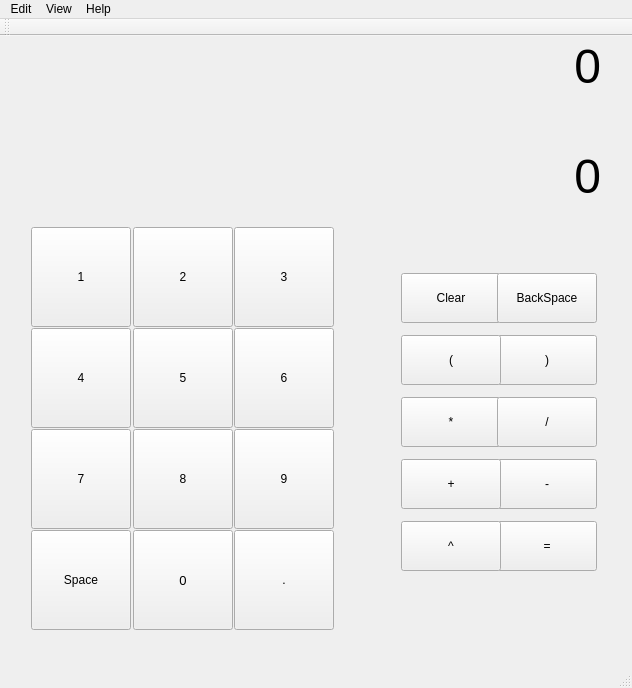
<?xml version="1.0" encoding="UTF-8"?>
<ui version="4.0">
 <class>MainWindow</class>
 <widget class="QMainWindow" name="MainWindow">
  <property name="geometry">
   <rect>
    <x>0</x>
    <y>0</y>
    <width>632</width>
    <height>688</height>
   </rect>
  </property>
  <property name="windowTitle">
   <string>Calculator</string>
  </property>
  <widget class="QWidget" name="centralWidget">
   <widget class="QWidget" name="gridLayoutWidget">
    <property name="geometry">
     <rect>
      <x>20</x>
      <y>180</y>
      <width>320</width>
      <height>420</height>
     </rect>
    </property>
    <layout class="QGridLayout" name="gridLayout">
     <item row="0" column="2">
      <widget class="QPushButton" name="three">
       <property name="minimumSize">
        <size>
         <width>100</width>
         <height>100</height>
        </size>
       </property>
       <property name="text">
        <string>3</string>
       </property>
      </widget>
     </item>
     <item row="0" column="0">
      <widget class="QPushButton" name="one">
       <property name="minimumSize">
        <size>
         <width>100</width>
         <height>100</height>
        </size>
       </property>
       <property name="maximumSize">
        <size>
         <width>100</width>
         <height>100</height>
        </size>
       </property>
       <property name="text">
        <string>1</string>
       </property>
      </widget>
     </item>
     <item row="0" column="1">
      <widget class="QPushButton" name="two">
       <property name="minimumSize">
        <size>
         <width>100</width>
         <height>100</height>
        </size>
       </property>
       <property name="text">
        <string>2</string>
       </property>
      </widget>
     </item>
     <item row="2" column="1">
      <widget class="QPushButton" name="eight">
       <property name="minimumSize">
        <size>
         <width>100</width>
         <height>100</height>
        </size>
       </property>
       <property name="text">
        <string>8</string>
       </property>
      </widget>
     </item>
     <item row="1" column="2">
      <widget class="QPushButton" name="six">
       <property name="sizePolicy">
        <sizepolicy hsizetype="Minimum" vsizetype="Fixed">
         <horstretch>100</horstretch>
         <verstretch>100</verstretch>
        </sizepolicy>
       </property>
       <property name="minimumSize">
        <size>
         <width>100</width>
         <height>100</height>
        </size>
       </property>
       <property name="text">
        <string>6</string>
       </property>
      </widget>
     </item>
     <item row="2" column="0">
      <widget class="QPushButton" name="seven">
       <property name="minimumSize">
        <size>
         <width>100</width>
         <height>100</height>
        </size>
       </property>
       <property name="text">
        <string>7</string>
       </property>
      </widget>
     </item>
     <item row="1" column="1">
      <widget class="QPushButton" name="five">
       <property name="minimumSize">
        <size>
         <width>100</width>
         <height>100</height>
        </size>
       </property>
       <property name="text">
        <string>5</string>
       </property>
      </widget>
     </item>
     <item row="2" column="2">
      <widget class="QPushButton" name="nine">
       <property name="minimumSize">
        <size>
         <width>100</width>
         <height>100</height>
        </size>
       </property>
       <property name="text">
        <string>9</string>
       </property>
      </widget>
     </item>
     <item row="1" column="0">
      <widget class="QPushButton" name="four">
       <property name="minimumSize">
        <size>
         <width>100</width>
         <height>100</height>
        </size>
       </property>
       <property name="text">
        <string>4</string>
       </property>
      </widget>
     </item>
     <item row="3" column="1">
      <widget class="QPushButton" name="zero">
       <property name="minimumSize">
        <size>
         <width>100</width>
         <height>100</height>
        </size>
       </property>
       <property name="font">
        <font>
         <pointsize>10</pointsize>
        </font>
       </property>
       <property name="text">
        <string>0</string>
       </property>
      </widget>
     </item>
     <item row="3" column="2">
      <widget class="QPushButton" name="decimal">
       <property name="minimumSize">
        <size>
         <width>100</width>
         <height>100</height>
        </size>
       </property>
       <property name="text">
        <string>.</string>
       </property>
      </widget>
     </item>
     <item row="3" column="0">
      <widget class="QPushButton" name="space">
       <property name="sizePolicy">
        <sizepolicy hsizetype="Minimum" vsizetype="Fixed">
         <horstretch>100</horstretch>
         <verstretch>100</verstretch>
        </sizepolicy>
       </property>
       <property name="minimumSize">
        <size>
         <width>100</width>
         <height>100</height>
        </size>
       </property>
       <property name="text">
        <string>Space</string>
       </property>
      </widget>
     </item>
     <item row="1" column="3">
      <spacer name="horizontalSpacer">
       <property name="orientation">
        <enum>Qt::Horizontal</enum>
       </property>
       <property name="sizeHint" stdset="0">
        <size>
         <width>158</width>
         <height>20</height>
        </size>
       </property>
      </spacer>
     </item>
    </layout>
   </widget>
   <widget class="QWidget" name="gridLayoutWidget_2">
    <property name="geometry">
     <rect>
      <x>390</x>
      <y>220</y>
      <width>208</width>
      <height>332</height>
     </rect>
    </property>
    <layout class="QGridLayout" name="gridLayout_2">
     <item row="1" column="0">
      <widget class="QPushButton" name="clear">
       <property name="minimumSize">
        <size>
         <width>100</width>
         <height>50</height>
        </size>
       </property>
       <property name="text">
        <string>Clear</string>
       </property>
      </widget>
     </item>
     <item row="5" column="1">
      <widget class="QPushButton" name="subtract">
       <property name="minimumSize">
        <size>
         <width>100</width>
         <height>50</height>
        </size>
       </property>
       <property name="text">
        <string>-</string>
       </property>
      </widget>
     </item>
     <item row="1" column="1">
      <widget class="QPushButton" name="Backspace">
       <property name="minimumSize">
        <size>
         <width>100</width>
         <height>50</height>
        </size>
       </property>
       <property name="text">
        <string>BackSpace</string>
       </property>
      </widget>
     </item>
     <item row="5" column="0">
      <widget class="QPushButton" name="add">
       <property name="minimumSize">
        <size>
         <width>100</width>
         <height>50</height>
        </size>
       </property>
       <property name="text">
        <string>+</string>
       </property>
      </widget>
     </item>
     <item row="4" column="0">
      <widget class="QPushButton" name="mult">
       <property name="minimumSize">
        <size>
         <width>100</width>
         <height>50</height>
        </size>
       </property>
       <property name="text">
        <string>*</string>
       </property>
      </widget>
     </item>
     <item row="2" column="1">
      <widget class="QPushButton" name="closeParen">
       <property name="minimumSize">
        <size>
         <width>100</width>
         <height>50</height>
        </size>
       </property>
       <property name="text">
        <string>)</string>
       </property>
      </widget>
     </item>
     <item row="2" column="0">
      <widget class="QPushButton" name="openParen">
       <property name="minimumSize">
        <size>
         <width>100</width>
         <height>50</height>
        </size>
       </property>
       <property name="text">
        <string>(</string>
       </property>
      </widget>
     </item>
     <item row="6" column="1">
      <widget class="QPushButton" name="equal">
       <property name="minimumSize">
        <size>
         <width>100</width>
         <height>50</height>
        </size>
       </property>
       <property name="text">
        <string>=</string>
       </property>
      </widget>
     </item>
     <item row="6" column="0">
      <widget class="QPushButton" name="exponent">
       <property name="minimumSize">
        <size>
         <width>100</width>
         <height>50</height>
        </size>
       </property>
       <property name="text">
        <string>^</string>
       </property>
      </widget>
     </item>
     <item row="4" column="1">
      <widget class="QPushButton" name="divide">
       <property name="minimumSize">
        <size>
         <width>100</width>
         <height>50</height>
        </size>
       </property>
       <property name="text">
        <string>/</string>
       </property>
      </widget>
     </item>
    </layout>
   </widget>
   <widget class="QLabel" name="display">
    <property name="geometry">
     <rect>
      <x>40</x>
      <y>110</y>
      <width>561</width>
      <height>61</height>
     </rect>
    </property>
    <property name="font">
     <font>
      <pointsize>36</pointsize>
     </font>
    </property>
    <property name="text">
     <string>0</string>
    </property>
    <property name="alignment">
     <set>Qt::AlignRight|Qt::AlignTrailing|Qt::AlignVCenter</set>
    </property>
   </widget>
   <widget class="QLabel" name="postFix">
    <property name="geometry">
     <rect>
      <x>40</x>
      <y>0</y>
      <width>561</width>
      <height>61</height>
     </rect>
    </property>
    <property name="font">
     <font>
      <pointsize>36</pointsize>
     </font>
    </property>
    <property name="text">
     <string>0</string>
    </property>
    <property name="alignment">
     <set>Qt::AlignRight|Qt::AlignTrailing|Qt::AlignVCenter</set>
    </property>
   </widget>
  </widget>
  <widget class="QMenuBar" name="menuBar">
   <property name="geometry">
    <rect>
     <x>0</x>
     <y>0</y>
     <width>632</width>
     <height>21</height>
    </rect>
   </property>
   <widget class="QMenu" name="menuCalculator">
    <property name="title">
     <string>Edit</string>
    </property>
    <addaction name="actionGo_away"/>
   </widget>
   <widget class="QMenu" name="menuView">
    <property name="title">
     <string>View</string>
    </property>
    <addaction name="actionNo_peeking"/>
   </widget>
   <widget class="QMenu" name="menuHelp">
    <property name="title">
     <string>Help</string>
    </property>
    <addaction name="actionHelp_me"/>
   </widget>
   <addaction name="menuCalculator"/>
   <addaction name="menuView"/>
   <addaction name="menuHelp"/>
  </widget>
  <widget class="QToolBar" name="mainToolBar">
   <attribute name="toolBarArea">
    <enum>TopToolBarArea</enum>
   </attribute>
   <attribute name="toolBarBreak">
    <bool>false</bool>
   </attribute>
  </widget>
  <widget class="QStatusBar" name="statusBar"/>
  <action name="actionGo_away">
   <property name="text">
    <string>No</string>
   </property>
  </action>
  <action name="actionNo_peeking">
   <property name="text">
    <string>No peeking</string>
   </property>
  </action>
  <action name="actionHelp_me">
   <property name="text">
    <string>Help me!</string>
   </property>
  </action>
 </widget>
 <layoutdefault spacing="6" margin="11"/>
 <resources/>
 <connections/>
</ui>
